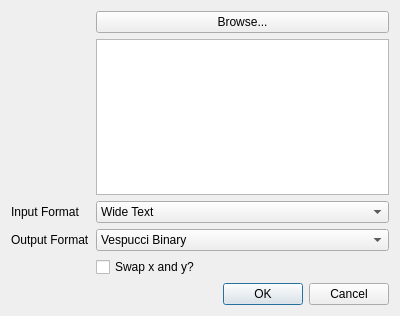
<?xml version="1.0" encoding="UTF-8"?>
<ui version="4.0">
 <class>BulkConversionDialog</class>
 <widget class="QDialog" name="BulkConversionDialog">
  <property name="geometry">
   <rect>
    <x>0</x>
    <y>0</y>
    <width>400</width>
    <height>316</height>
   </rect>
  </property>
  <property name="windowTitle">
   <string>Batch Conversion</string>
  </property>
  <layout class="QFormLayout" name="formLayout">
   <item row="2" column="0">
    <widget class="QLabel" name="label">
     <property name="text">
      <string>Input Format</string>
     </property>
    </widget>
   </item>
   <item row="5" column="1">
    <widget class="QDialogButtonBox" name="buttonBox">
     <property name="orientation">
      <enum>Qt::Horizontal</enum>
     </property>
     <property name="standardButtons">
      <set>QDialogButtonBox::Cancel|QDialogButtonBox::Ok</set>
     </property>
    </widget>
   </item>
   <item row="2" column="1">
    <widget class="QComboBox" name="inputComboBox">
     <item>
      <property name="text">
       <string>Wide Text</string>
      </property>
     </item>
     <item>
      <property name="text">
       <string>Long Text</string>
      </property>
     </item>
     <item>
      <property name="text">
       <string>Vespucci Binary</string>
      </property>
     </item>
    </widget>
   </item>
   <item row="3" column="1">
    <widget class="QComboBox" name="outputComboBox">
     <item>
      <property name="text">
       <string>Vespucci Binary</string>
      </property>
     </item>
     <item>
      <property name="text">
       <string>Zipped Comma Separated Variables</string>
      </property>
     </item>
     <item>
      <property name="text">
       <string>Zipped Plain Text</string>
      </property>
     </item>
    </widget>
   </item>
   <item row="3" column="0">
    <widget class="QLabel" name="label_2">
     <property name="text">
      <string>Output Format</string>
     </property>
    </widget>
   </item>
   <item row="4" column="1">
    <widget class="QCheckBox" name="swapCheckBox">
     <property name="text">
      <string>Swap x and y?</string>
     </property>
    </widget>
   </item>
   <item row="0" column="1">
    <widget class="QPushButton" name="browsePushButton">
     <property name="text">
      <string>Browse...</string>
     </property>
    </widget>
   </item>
   <item row="1" column="1">
    <widget class="QListWidget" name="filenameListWidget"/>
   </item>
  </layout>
 </widget>
 <resources/>
 <connections>
  <connection>
   <sender>buttonBox</sender>
   <signal>accepted()</signal>
   <receiver>BulkConversionDialog</receiver>
   <slot>accept()</slot>
   <hints>
    <hint type="sourcelabel">
     <x>248</x>
     <y>254</y>
    </hint>
    <hint type="destinationlabel">
     <x>157</x>
     <y>274</y>
    </hint>
   </hints>
  </connection>
  <connection>
   <sender>buttonBox</sender>
   <signal>rejected()</signal>
   <receiver>BulkConversionDialog</receiver>
   <slot>reject()</slot>
   <hints>
    <hint type="sourcelabel">
     <x>316</x>
     <y>260</y>
    </hint>
    <hint type="destinationlabel">
     <x>286</x>
     <y>274</y>
    </hint>
   </hints>
  </connection>
 </connections>
</ui>
